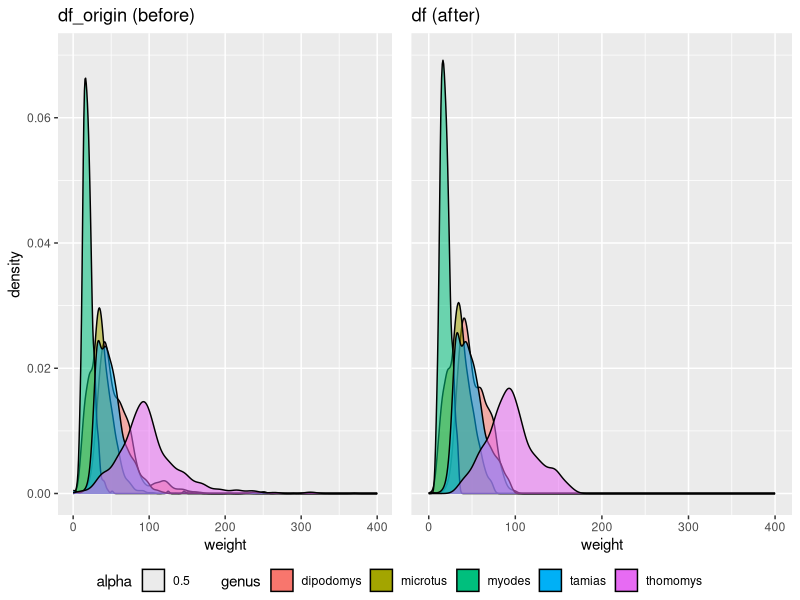
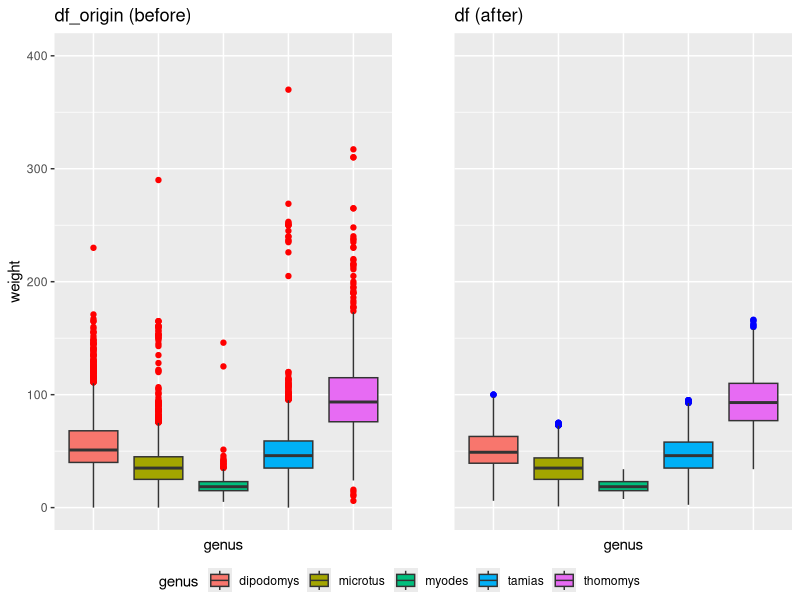
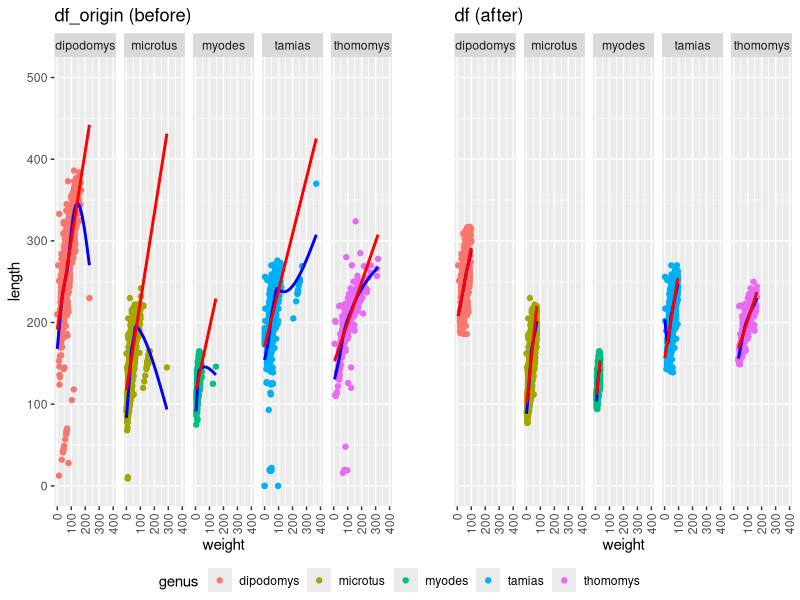

Generate these figures, in order, with R:
#Topic 06 - Data Visualization
###########################################
# Title: For the Assignment 6.1
# Script Name: Assignment 6.1
# Name: Youngmin Lee
# Date: Oct 30 2022
# Script purpose: Assignment 6.1
# 
###########################################

# libraries
library(dplyr)
library(tidyverse)
library(ggpubr)     # For placing multiple plots in one figure


# load data
df <- read_csv('./dataset/rodentData_for_assignment.csv')
df_origin <- read_csv('./dataset/rodentData_clean.csv')
df
glimpse(df)

# Convert columns to factor as needed
####################################
# Convert institutionCode to factor
df$institutionCode <- 
  as.factor(df$institutionCode)
# Convert countryCode to factor
df$countryCode <- 
  as.factor(df$countryCode)
# Convert states to factor
df$stateProvince <- 
  as.factor(df$stateProvince)
# Convert county to factor
df$county <- 
  as.factor(df$county)
#Convert genus to a factor
df$genus <- 
  as.factor(df$genus)
# Convert specificEpithet to a factor
df$specificEpithet <- 
  as.factor(df$species)
# Convert specificEpithet to a factor
df$species <- 
  as.factor(df$species)
# Convert sex to a factor
df$sex <- 
  as.factor(df$sex)

glimpse(df)
#####################################
df_origin$institutionCode <- 
  as.factor(df_origin$institutionCode)
# Convert countryCode to factor
df_origin$countryCode <- 
  as.factor(df_origin$countryCode)
# Convert states to factor
df_origin$stateProvince <- 
  as.factor(df_origin$stateProvince)
# Convert county to factor
df_origin$county <- 
  as.factor(df_origin$county)
#Convert genus to a factor
df_origin$genus <- 
  as.factor(df_origin$genus)
# Convert specificEpithet to a factor
df_origin$specificEpithet <- 
  as.factor(df_origin$species)
# Convert specificEpithet to a factor
df_origin$species <- 
  as.factor(df_origin$species)
# Convert sex to a factor
df_origin$sex <- 
  as.factor(df_origin$sex)

# HW
## length has been done, but not weight. fix it

# Create a dataframe to hold the lower/upper values for outlier identification
genusLimit = data.frame(genus = unique(df$genus))
genusLimit
# Calculate the lower/upper values for weight
genusLimit$lower = sapply(genusLimit$genus, 
                          function(x) quantile(df$weight[df$genus==x],0.25) 
                          - 1.5 * (quantile(df$weight[df$genus==x],0.75) 
                                   - quantile(df$weight[df$genus==x],0.25)) )
genusLimit$upper = sapply(genusLimit$genus, 
                          function(x) quantile(df$weight[df$genus==x],0.75) 
                          + 1.5 * (quantile(df$weight[df$genus==x],0.75) 
                                   - quantile(df$weight[df$genus==x],0.25)) )
genusLimit


# join lower/upper values  for weight to cleanData
df <- df %>% left_join(genusLimit, by='genus')

# set isInvalid based on lower/upper values for weight
df$isInvalid <- 
  ifelse(df$weight < df$lower | df$weight > df$upper,
         TRUE, df$isInvalid)

# remove lower/upper values for weight
df <- df %>% select(-lower, -upper)

# check on how many rows were marked invalid
summary(df$isInvalid)


## plot for before and after

  # plot base for df_origin
p_origin <- ggplot(data=df_origin)

  # plot base for df
p <- ggplot(data=df %>% filter(!isInvalid))



# density plot df vs df_origin
  # check the x axis range before set the xlim
summary(df_origin$weight)

p1_den <- p_origin + geom_density(aes(x = weight, fill = genus, alpha = .5))+
  xlim(0, 400) + ylim(0, 0.07) + ggtitle('df_origin (before)')
p2_den <- p + geom_density(aes(x = weight, fill = genus, alpha = .5)) +
  xlim(0, 400) + ylim(0, 0.07) + ggtitle('df (after)')


  # some parameters and functions to look better
ggarrange(p1_den, p2_den + rremove('ylab') + 
            theme(axis.ticks.y=element_blank(), axis.text.y=element_blank()),
          ncol = 2, nrow = 1, common.legend=TRUE, legend='bottom')

## @@ NOTE - density: 
## After clearing the invalid data, I can see all of the density plots by genus
## shortened their tails on the right side. Which means, the clearing reduce 
## the distortion of the data caused by invalid weight data
## Also, I can check the positions of the peak of each genus of the plot has been changed

# box plot df vs df_origin
p1_box <- p_origin + geom_boxplot(aes(x=genus, y=weight, fill=genus), outlier.color='red') + 
  ggtitle('df_origin (before)') + ylim(0, 400) + ggtitle('df_origin (before)')
p2_box <- p + geom_boxplot(aes(x=genus, y=weight, fill=genus), outlier.color='blue') + 
  ggtitle('df (after)') + ylim(0, 400) + ggtitle('df (after)')

ggarrange(p1_box + theme(axis.ticks.x=element_blank(), axis.text.x=element_blank()),
          p2_box + rremove('ylab') + 
            theme(axis.ticks.y=element_blank(), axis.text.y=element_blank(),
                  axis.ticks.x=element_blank(), axis.text.x=element_blank()),
          ncol = 2, nrow = 1, common.legend=TRUE, legend='bottom', align='v')

df %>% filter(weight <= 1) %>% .[c('weight', 'length')]
## @@ Note - box:
## After clearing the invalid data, I can see all min and max value of each genus 
## have been changed. And I also can see the numbers of outliers have been changed
## dramatically. I could see the min value (bottom tail) of microtus changed
## very little. So I used tidyverse to see which data why the min value for microtus
## changed only small amount. Then I realized that we still have some invalid data
## although we did some cleaning process


# scatter plot length vs weight of df & df_origin
p1_scatter <- df_origin %>% ggplot(aes(x = weight, y = length, color = genus)) + 
  geom_point() +
  facet_grid(~genus) +
  geom_smooth(color = "blue", se = FALSE) +
  geom_smooth(method = "lm", color = "red", se = FALSE) +
  xlim(0, 400) +
  ylim(0, 500) +
  ggtitle('df_origin (before)')

p2_scatter <- df %>% filter(!isInvalid) %>% 
  ggplot(aes(x = weight, y = length, color = genus)) + 
  geom_point() +
  facet_grid(~genus) +
  geom_smooth(color = "blue", se = FALSE) +
  geom_smooth(method = "lm", color = "red", se = FALSE) +
  xlim(0, 400) +
  ylim(0, 500) + 
  ggtitle('df (after)')

ggarrange(p1_scatter + theme(axis.text.x = element_text(angle = 90, vjust = 0.5, hjust=1)),
          p2_scatter + rremove('ylab') + 
            theme(axis.ticks.y=element_blank(), axis.text.y=element_blank(),
                  axis.text.x = element_text(angle = 90, vjust = 0.5, hjust=1)),
          ncol = 2, nrow = 1, common.legend=TRUE, legend='bottom', align='v')
## @@ Note - scatter:
## Since a lot of outliers (= invalid data) have been removed, I can check the 
## lengths of both losses line and linear regression line are reduced.
## Also, the curvature of losses lines (blue) have been reduce dramatically.
## So both lines does not have extreme difference comparing origial data
## However, it seems like tamias's data still have some data that affect to
## the rest of the data dramatically by checking the extreme curve on the front side
## of the losses line (blue).
## 

## save file
df %>%
  filter(!isInvalid) %>%
  write_csv("./dataset/rodentData_consistent.csv")


## check the additional work for graduate students
  # Answer in short: Because the density plot for df(after) calculated 
  # Q1, Q3, and IQR to find the outliers with the data which already has been
  # cleaned (the outliers)
  # We actually extracted the outliers TWICE!! <<<< Super short version @@@@@@@

  # Example with thomomys' quantile - density plot of df has been created 
  # based on this already cleared data
thomomys <- df %>% filter(!isInvalid) %>% filter(genus == 'thomomys')
quantile(thomomys$weight)
    # quantile(thomomys$weight)
    # 0%   25%   50%   75%  100% 
    # 34.0  77.0  93.0 110.0 166.3 
  # However, the actually extracted the outliers before with
  # Q1 = 24.125, and Q3 = 166.325 



